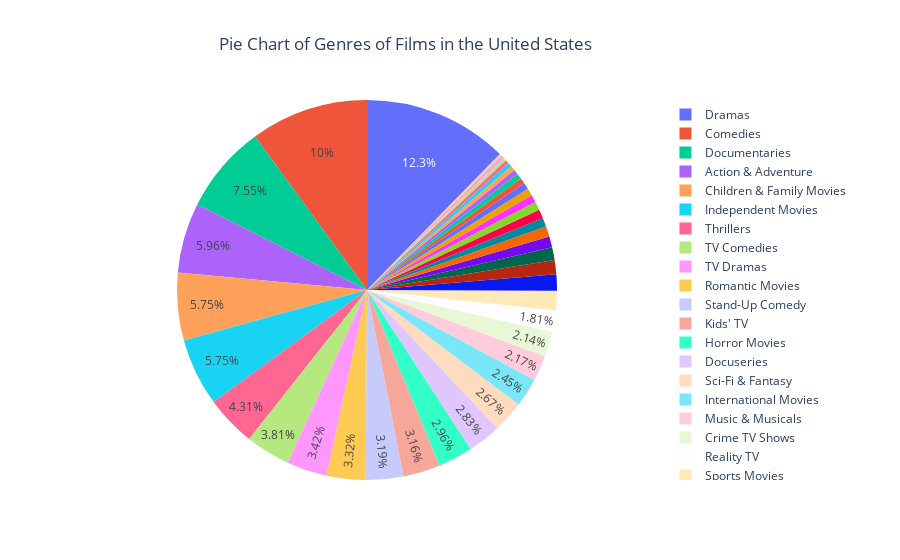

Notebook code for this chart:
### Code cell
# "" Indicates there were was no month avaiable in original data
# Ask if countries should be accounted for each genre they are labelled as

#  gives us a high level view of what genres we are posting in what countries. It shows netflix which genres they lack in in a particular country
title = "Pie Chart of Genres of Films in the United States"
fig = px.pie(df, names="GENRE", values="FREQUENCY", title = title)
fig.update_layout(title_x=0.45)
fig.update_traces(textposition='inside')
fig.update_layout(uniformtext_minsize=12, uniformtext_mode='hide')
fig.show()

### Figure 1 — Plotly figure (JSON) as saved in the notebook; plotly's stock layout.template omitted (floating-point values rounded to 4 significant figures)
{"data": [{"domain": {"x": [0, 1], "y": [0, 1]}, "hovertemplate": "GENRE=%{label}<br>FREQUENCY=%{value}<extra></extra>", "labels": ["Action & Adventure", "Anime Features", "Anime Series", "British TV Shows", "Children & Family Movies", "Classic & Cult TV", "Classic Movies", "Comedies", "Crime TV Shows", "Cult Movies", "Documentaries", "Docuseries", "Dramas", "Faith & Spirituality", "Horror Movies", "Independent Movies", "International Movies", "International TV Shows", "Kids' TV", "Korean TV Shows", "LGBTQ Movies", "Movies", "Music & Musicals", "Reality TV", "Romantic Movies", "Romantic TV Shows", "Sci-Fi & Fantasy", "Science & Nature TV", "Spanish-Language TV Shows", "Sports Movies", "Stand-Up Comedy", "Stand-Up Comedy & Talk Shows", "TV Action & Adventure", "TV Comedies", "TV Dramas", "TV Horror", "TV Mysteries", "TV Sci-Fi & Fantasy", "TV Shows", "TV Thrillers", "Teen TV Shows", "Thrillers"], "legendgroup": "", "name": "", "showlegend": true, "textposition": "inside", "type": "pie", "values": [404, 7, 18, 24, 390, 17, 81, 680, 145, 52, 512, 192, 835, 42, 201, 390, 166, 74, 214, 3, 63, 22, 147, 123, 225, 44, 181, 49, 29, 113, 216, 33, 94, 258, 232, 37, 51, 60, 4, 27, 33, 292]}], "layout": {"legend": {"tracegroupgap": 0}, "title": {"text": "Pie Chart of Genres of Films in the United States", "x": 0.45}, "uniformtext": {"minsize": 12, "mode": "hide"}}}
